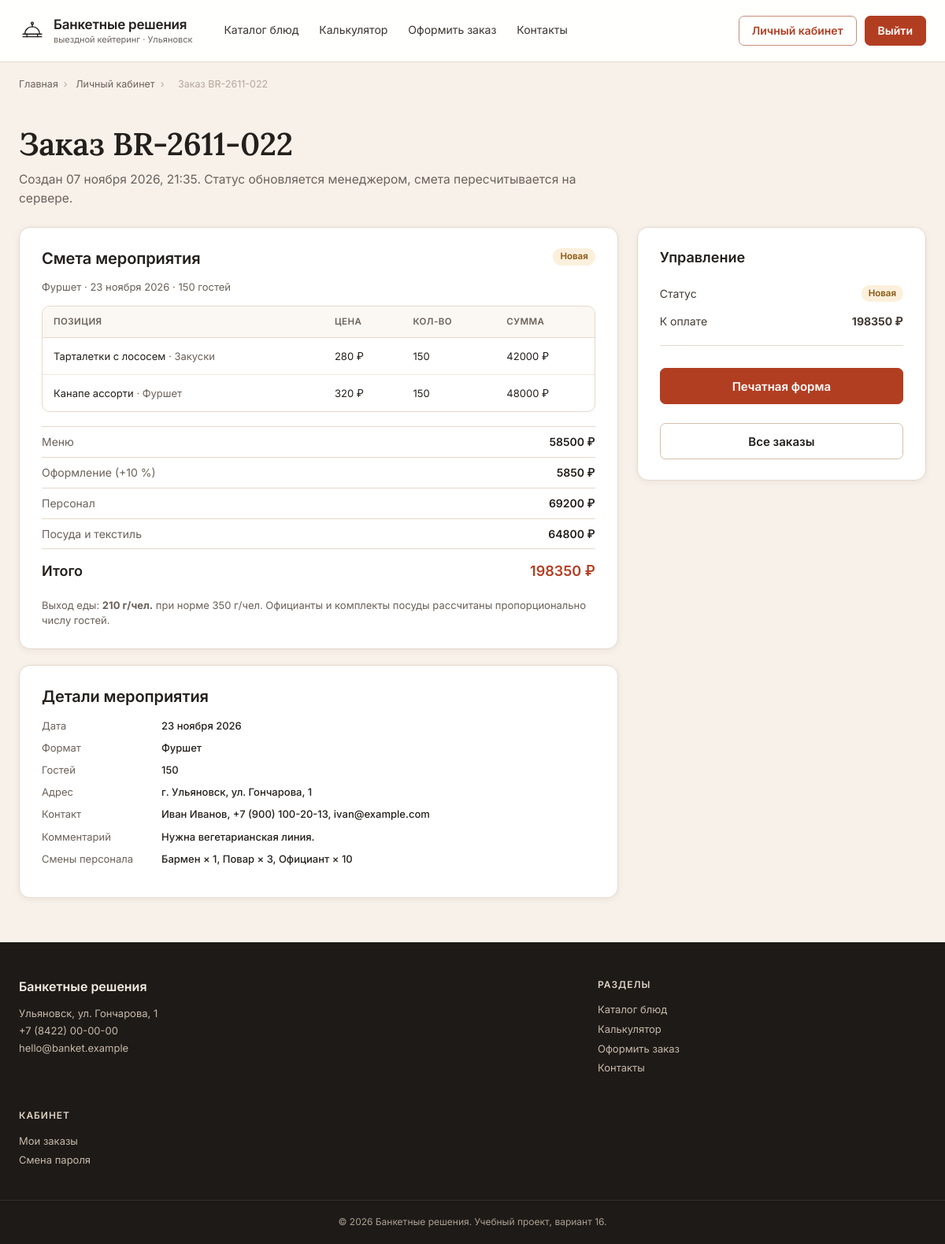
Page /account/orders/22/ (signed in) on the committed database.
### main/models.py (models this page shows, shortened)
class CateringOrder(models.Model):
    STATUS_NEW = 'new'
    STATUS_CONFIRMED = 'confirmed'
    STATUS_COOKING = 'cooking'
    STATUS_DONE = 'done'
    STATUS_CANCELLED = 'cancelled'
    STATUS_CHOICES = (
        (STATUS_NEW, 'Новая'),
        (STATUS_CONFIRMED, 'Подтверждён'),
        (STATUS_COOKING, 'Готовится'),
        (STATUS_DONE, 'Завершён'),
        (STATUS_CANCELLED, 'Отменён'),
    )
    DECOR_CHOICES = (
        (0, 'Без оформления'),
        (10, 'Стандарт (+10 %)'),
        (25, 'Сложное (+25 %)'),
    )
    number = models.CharField('Номер заказа', max_length=20, unique=True, blank=True)
    customer = models.ForeignKey(
        settings.AUTH_USER_MODEL, verbose_name='Заказчик', on_delete=models.CASCADE,
        related_name='orders',
    )
    event_format = models.ForeignKey(
        EventFormat, verbose_name='Формат', on_delete=models.PROTECT,
        related_name='orders',
    )
    menu_template = models.ForeignKey(
        MenuTemplate, verbose_name='Готовый сет', on_delete=models.SET_NULL,
        related_name='orders', null=True, blank=True,
    )
    event_date = models.DateField('Дата мероприятия')
    guests = models.PositiveIntegerField('Гостей')
    address = models.CharField('Адрес', max_length=250)
    contact_name = models.CharField('Контактное лицо', max_length=120)
    contact_phone = models.CharField('Телефон', max_length=24)
    contact_email = models.EmailField('E-mail')
    decor_percent = models.PositiveSmallIntegerField('Оформление, %', choices=DECOR_CHOICES, default=10)
    comment = models.TextField('Комментарий', blank=True)
    sketch = models.FileField(
        'Эскиз оформления', upload_to='sketches/', blank=True,
        validators=[validate_upload_extension, validate_upload_size],
    )
    status = models.CharField('Статус', max_length=12, choices=STATUS_CHOICES, default=STATUS_NEW)
    menu_total = models.DecimalField('Меню, ₽', max_digits=12, decimal_places=2, default=0)
    decor_total = models.DecimalField('Оформление, ₽', max_digits=12, decimal_places=2, default=0)
    staff_total = models.DecimalField('Персонал, ₽', max_digits=12, decimal_places=2, default=0)
    tableware_total = models.DecimalField('Посуда, ₽', max_digits=12, decimal_places=2, default=0)
    total = models.DecimalField('Итого, ₽', max_digits=12, decimal_places=2, default=0)
    output_per_guest = models.PositiveIntegerField('Выход, г/чел.', default=0)
    created_at = models.DateTimeField('Создан', auto_now_add=True)
    updated_at = models.DateTimeField('Обновлён', auto_now=True)
    class Meta:
        verbose_name = 'Заказ кейтеринга'
        verbose_name_plural = 'Заказы кейтеринга'
        ordering = ('-created_at',)
        indexes = [models.Index(fields=['event_date', 'status'])]
    @property
    def status_css(self):
        return {
            self.STATUS_NEW: 'badge-warning',
            self.STATUS_CONFIRMED: 'badge-success',
            self.STATUS_COOKING: 'badge-neutral',
            self.STATUS_DONE: 'badge-neutral',
            self.STATUS_CANCELLED: 'badge-error',
        }.get(self.status, 'badge-neutral')
    @property
    def can_edit(self):
        if self.status == self.STATUS_CANCELLED:
            return False
        return (self.event_date - timezone.localdate()).days >= 2

class EventFormat(models.Model):
    name = models.CharField('Название', max_length=80, unique=True)
    slug = models.SlugField('Слаг', max_length=80, unique=True, blank=True)
    description = models.TextField('Описание', blank=True)
    price_per_guest = models.DecimalField('Цена за гостя, ₽', max_digits=10, decimal_places=2)
    min_output_per_guest = models.PositiveIntegerField('Рекомендуемая норма выхода, г/чел.')
    duration_hours = models.PositiveSmallIntegerField('Длительность, ч', default=4)
    kitchen_daily_limit = models.PositiveIntegerField('Суточный лимит кухни, гостей', default=250)
    is_active = models.BooleanField('Активен', default=True)
    sort_order = models.PositiveSmallIntegerField('Порядок', default=0)
    class Meta:
        verbose_name = 'Формат мероприятия'
        verbose_name_plural = 'Форматы мероприятий'
        ordering = ('sort_order', 'name')

class OrderItem(models.Model):
    order = models.ForeignKey(
        CateringOrder, verbose_name='Заказ', on_delete=models.CASCADE,
        related_name='items',
    )
    dish = models.ForeignKey(Dish, verbose_name='Блюдо', on_delete=models.PROTECT)
    qty = models.PositiveIntegerField('Количество', default=1)
    unit_price = models.DecimalField('Цена за единицу, ₽', max_digits=10, decimal_places=2)
    class Meta:
        verbose_name = 'Позиция заказа'
        verbose_name_plural = 'Позиции заказа'
        ordering = ('dish__category__sort_order', 'dish__name')
    @property
    def total(self):
        return self.unit_price * self.qty

class Dish(models.Model):
    UNIT_PORTION = 'portion'
    UNIT_GUEST = 'guest'
    UNIT_ITEM = 'item'
    UNIT_CHOICES = (
        (UNIT_PORTION, 'порция'),
        (UNIT_GUEST, 'гость'),
        (UNIT_ITEM, 'шт.'),
    )
    category = models.ForeignKey(
        DishCategory, verbose_name='Категория', on_delete=models.PROTECT,
        related_name='dishes',
    )
    name = models.CharField('Название', max_length=120)
    slug = models.SlugField('Слаг', max_length=140, unique=True, blank=True)
    description = models.TextField('Описание', blank=True)
    composition = models.CharField('Состав', max_length=250, blank=True)
    price = models.DecimalField('Цена, ₽', max_digits=10, decimal_places=2)
    unit = models.CharField('Единица', max_length=10, choices=UNIT_CHOICES, default=UNIT_PORTION)
    output_grams = models.PositiveIntegerField('Выход, г', default=0)
    image = models.FileField(
        'Фото', upload_to='dishes/', blank=True,
        validators=[validate_upload_extension, validate_upload_size],
    )
    is_active = models.BooleanField('Доступно', default=True)
    is_popular = models.BooleanField('Популярное', default=False)
    created_at = models.DateTimeField('Создано', auto_now_add=True)
    updated_at = models.DateTimeField('Обновлено', auto_now=True)
    class Meta:
        verbose_name = 'Блюдо'
        verbose_name_plural = 'Блюда'
        ordering = ('category__sort_order', 'name')
        indexes = [models.Index(fields=['is_active', 'category'])]
    def get_absolute_url(self):
        return reverse('main:dish_detail', args=[self.slug])

class DishCategory(models.Model):
    name = models.CharField('Название', max_length=80, unique=True)
    slug = models.SlugField('Слаг', max_length=80, unique=True, blank=True)
    description = models.CharField('Описание', max_length=200, blank=True)
    sort_order = models.PositiveSmallIntegerField('Порядок', default=0)
    class Meta:
        verbose_name = 'Категория блюда'
        verbose_name_plural = 'Категории блюд'
        ordering = ('sort_order', 'name')

class StaffShift(models.Model):
    ROLE_WAITER = 'waiter'
    ROLE_COOK = 'cook'
    ROLE_BARTENDER = 'bartender'
    ROLE_CHOICES = (
        (ROLE_WAITER, 'Официант'),
        (ROLE_COOK, 'Повар'),
        (ROLE_BARTENDER, 'Бармен'),
    )
    order = models.ForeignKey(
        CateringOrder, verbose_name='Заказ', on_delete=models.CASCADE,
        related_name='shifts',
    )
    role = models.CharField('Роль', max_length=12, choices=ROLE_CHOICES)
    people = models.PositiveSmallIntegerField('Человек', default=1)
    hours = models.PositiveSmallIntegerField('Часов', default=4)
    rate = models.DecimalField('Ставка за смену, ₽', max_digits=10, decimal_places=2)
    class Meta:
        verbose_name = 'Смена персонала'
        verbose_name_plural = 'Смены персонала'
        ordering = ('role',)

### main/views.py (the view)
# urls.py: path('account/orders/<int:pk>/', views.order_detail, name='order_detail'),
@login_required
def order_detail(request, pk):
    order = _get_order(request, pk)
    review_form = ReviewForm()
    review = order.reviews.filter(user=request.user).first()
    return render(request, 'main/order_detail.html', {
        'order': order,
        'estimate': order_summary(order),
        'review_form': review_form,
        'review': review,
        'can_edit': order.can_edit,
    })

### main/services.py (called while the page is built)
def money(value):
    return Decimal(value).quantize(Decimal('0.01'), rounding=ROUND_HALF_UP)

def staff_breakdown(guests):
    return {
        StaffShift.ROLE_WAITER: max(1, math.ceil(guests / WAITERS_PER_GUEST)),
        StaffShift.ROLE_COOK: max(1, math.ceil(guests / COOKS_PER_GUEST)),
        StaffShift.ROLE_BARTENDER: 1 if guests >= 40 else 0,
    }

def tableware_breakdown(guests):
    result = []
    sets = TablewareSet.objects.filter(is_active=True)
    for item in sets:
        qty = max(1, math.ceil(guests / item.persons_per_set))
        result.append({
            'set': item,
            'qty': qty,
            'cost': money(item.price * qty),
        })
    return result

def order_summary(order):
    template = order.menu_template or order.event_format.templates.filter(is_active=True).first()
    return calculate_estimate(order.event_format, order.guests, order.decor_percent, template)

### main/views.py (called while the page is built)
def _order_queryset():
    return CateringOrder.objects.select_related('customer', 'event_format').prefetch_related(
        'items__dish__category', 'shifts', 'reviews',
    )

def _get_order(request, pk):
    order = get_object_or_404(_order_queryset(), pk=pk)
    if order.customer_id != request.user.pk and not is_manager(request.user):
        raise PermissionDenied('Это заказ другого пользователя.')
    return order

### templates/main/order_detail.html (shortened to what this page needs)
{% extends 'base.html' %}
{% block content %}
<div class="container">
  <nav class="breadcrumbs" aria-label="Хлебные крошки">
    <a href="{% url 'main:index' %}">Главная</a><span>›</span>
    <a href="{% url 'main:account' %}">Личный кабинет</a><span>›</span>
    <span aria-current="page">Заказ {{ order.number }}</span>
  </nav>
  <div class="page-head">
    <h1>Заказ {{ order.number }}</h1>
    <p>Создан {{ order.created_at|date:"d E Y, H:i" }}. Статус обновляется менеджером, смета пересчитывается на сервере.</p>
  </div>
  <div class="split wide-left">
    <div>
      <article class="card">
        <div class="order-top">
          <div>
            <h2 class="card-title">Смета мероприятия</h2>
            <div class="small muted">{{ order.event_format.name }} · {{ order.event_date|date:"d E Y" }} · {{ order.guests }} гостей</div>
          </div>
          <span class="badge {{ order.status_css }}">{{ order.get_status_display }}</span>
        </div>
        <div class="table-wrap">
          <table class="data">
            <thead>
              <tr><th scope="col">Позиция</th><th scope="col">Цена</th><th scope="col">Кол-во</th><th scope="col">Сумма</th></tr>
            </thead>
            <tbody>
              {% for item in order.items.all %}
                <tr>
                  <td><a href="{{ item.dish.get_absolute_url }}">{{ item.dish.name }}</a> <span class="muted small">· {{ item.dish.category.name }}</span></td>
                  <td>{{ item.unit_price|floatformat:0 }} ₽</td>
                  <td>{{ item.qty }}</td>
                  <td>{{ item.total|floatformat:0 }} ₽</td>
                </tr>
              {% empty %}
                <tr><td colspan="4">Позиции не добавлены.</td></tr>
              {% endfor %}
            </tbody>
          </table>
        </div>
        <dl class="total-list">
          <div><dt>Меню</dt><dd>{{ order.menu_total|floatformat:0 }} ₽</dd></div>
          <div><dt>Оформление (+{{ order.decor_percent }} %)</dt><dd>{{ order.decor_total|floatformat:0 }} ₽</dd></div>
          <div><dt>Персонал</dt><dd>{{ order.staff_total|floatformat:0 }} ₽</dd></div>
          <div><dt>Посуда и текстиль</dt><dd>{{ order.tableware_total|floatformat:0 }} ₽</dd></div>
          <div class="total-row"><dt>Итого</dt><dd>{{ order.total|floatformat:0 }} ₽</dd></div>
        </dl>
        <p class="small muted">Выход еды: <b>{{ order.output_per_guest }} г/чел.</b> при норме {{ order.event_format.min_output_per_guest }} г/чел. Официанты и комплекты посуды рассчитаны пропорционально числу гостей.</p>
      </article>
      <article class="card card-spaced">
        <h2 class="card-title">Детали мероприятия</h2>
        <dl class="kv">
          <dt>Дата</dt><dd>{{ order.event_date|date:"d E Y" }}</dd>
          <dt>Формат</dt><dd>{{ order.event_format.name }}</dd>
          <dt>Гостей</dt><dd>{{ order.guests }}</dd>
          <dt>Адрес</dt><dd>{{ order.address }}</dd>
          <dt>Контакт</dt><dd>{{ order.contact_name }}, {{ order.contact_phone }}, {{ order.contact_email }}</dd>
          {% if order.comment %}<dt>Комментарий</dt><dd>{{ order.comment }}</dd>{% endif %}
          <dt>Смены персонала</dt>
          <dd>
            {% for shift in order.shifts.all %}
              {{ shift.get_role_display }} × {{ shift.people }}{% if not forloop.last %}, {% endif %}
            {% empty %}не назначены{% endfor %}
          </dd>
        </dl>
      </article>
    </div>
    <aside class="card summary">
      <h2>Управление</h2>
      <div class="sum-row"><span>Статус</span><span class="badge {{ order.status_css }}">{{ order.get_status_display }}</span></div>
      <div class="sum-row"><span>К оплате</span><span><b>{{ order.total|floatformat:0 }} ₽</b></span></div>
      <div class="sum-divider"></div>
      <div class="action-stack">
        <a class="btn btn-primary btn-block" href="{% url 'main:order_print' order.pk %}">Печатная форма</a>
        <a class="btn btn-ghost btn-block" href="{% url 'main:account' %}">Все заказы</a>
      </div>
    </aside>
  </div>
</div>
{% endblock %}

### rows in the picture
CateringOrder: number "BR-2611-022", created_at "07 ноября 2026, 21:35", event_format.name "Фуршет", event_date "23 ноября 2026", guests "150", status "Новая", menu_total "58500", decor_percent "10", decor_total "5850", staff_total "69200", tableware_total "64800", total "198350", output_per_guest "210", event_format.min_output_per_guest "350", address "г. Ульяновск, ул. Гончарова, 1", contact_name "Иван Иванов", contact_phone "+7 (900) 100-20-13", contact_email "ivan@example.com", comment "Нужна вегетарианская линия."
OrderItem: dish.name "Тарталетки с лососем", dish.category.name "Закуски", unit_price "280", qty "150", total "42000"
OrderItem: dish.name "Канапе ассорти", dish.category.name "Фуршет", unit_price "320", qty "150", total "48000"
StaffShift: role "Бармен", people "1"
StaffShift: role "Повар", people "3"
StaffShift: role "Официант", people "10"
